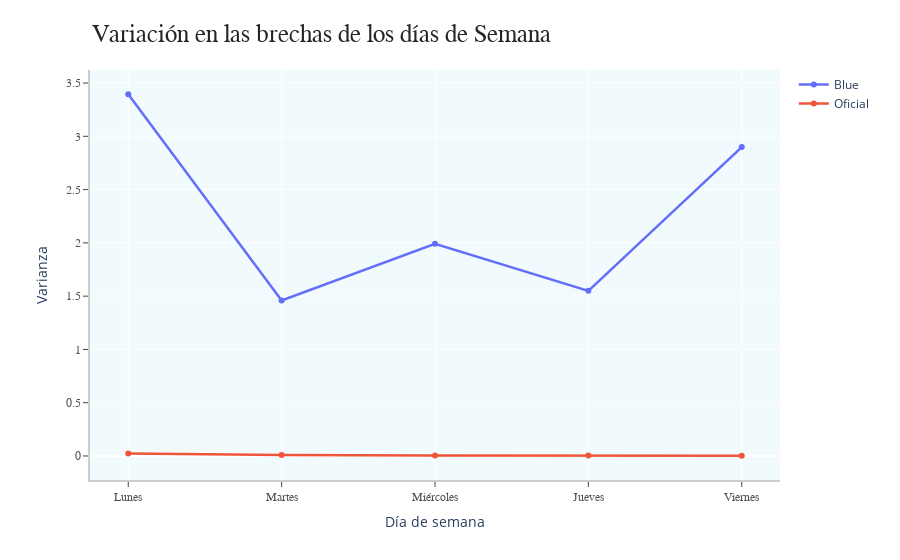

Notebook cell for this chart:
### Code cell
import plotly.graph_objects as go
days = ['Lunes', 'Martes', 'Miércoles', 'Jueves', 'Viernes']
colors = ['#636EFA', '#EF553B', '#00CC96']
fig = go.Figure()
fig.add_trace(go.Scatter(x = days, y = brechas_weekday['blue-brecha'], line = dict(color=colors[0], width=2.5), name = 'Blue'))
fig.add_trace(go.Scatter(x = days, y = brechas_weekday['oficial-brecha'], line = dict(color=colors[1], width=2.5), name = 'Oficial'))

annotations = []
annotations.append(dict(xref='paper', yref='paper', x=0.0, y=1.05,
                              xanchor='left', yanchor='bottom',
                              text='Variación en las brechas de los días de Semana',
                              font=dict(family='Arial',
                                        size=25,
                                        color='rgb(37,37,37)'),
                              showarrow=False))

fig.update_layout(annotations = annotations,
                   xaxis_title='Día de semana',
                   yaxis_title='Varianza',
                   plot_bgcolor='rgba(162,222,241,0.15)', # 'white'
                   margin=dict(
                     autoexpand=False,
                     l=90,
                     r=120,
                     t=70,
                    ),
                   xaxis=dict(
                     showline=True,
                     linecolor='rgb(204, 204, 204)',
                     linewidth=2,
                     ticks='outside',
                     tickfont=dict(
                      family='Arial',
                      size=12,
                      color='rgb(82, 82, 82)'
                      )
                   ),
                   yaxis=dict(
                     showline=True,     
                     linecolor='rgb(204, 204, 204)',
                     linewidth=2,
                     ticks='outside',
                     tickfont=dict(
                      family='Arial',
                      size=12,
                      color='rgb(82, 82, 82)'
                      )
                   )                  
                 )
fig.show()

### Figure 1 — Plotly figure (JSON) as saved in the notebook; plotly's stock layout.template omitted (floating-point values rounded to 4 significant figures)
{"data": [{"line": {"color": "#636EFA", "width": 2.5}, "name": "Blue", "type": "scatter", "x": ["Lunes", "Martes", "Miércoles", "Jueves", "Viernes"], "y": [3.395, 1.46, 1.992, 1.55, 2.899]}, {"line": {"color": "#EF553B", "width": 2.5}, "name": "Oficial", "type": "scatter", "x": ["Lunes", "Martes", "Miércoles", "Jueves", "Viernes"], "y": [0.0223, 0.008723, 0.005657, 0.003448, 0.002232]}], "layout": {"annotations": [{"font": {"color": "rgb(37,37,37)", "family": "Arial", "size": 25}, "showarrow": false, "text": "Variación en las brechas de los días de Semana", "x": 0, "xanchor": "left", "xref": "paper", "y": 1.05, "yanchor": "bottom", "yref": "paper"}], "margin": {"autoexpand": false, "l": 90, "r": 120, "t": 70}, "plot_bgcolor": "rgba(162,222,241,0.15)", "xaxis": {"linecolor": "rgb(204, 204, 204)", "linewidth": 2, "showline": true, "tickfont": {"color": "rgb(82, 82, 82)", "family": "Arial", "size": 12}, "ticks": "outside", "title": {"text": "Día de semana"}}, "yaxis": {"linecolor": "rgb(204, 204, 204)", "linewidth": 2, "showline": true, "tickfont": {"color": "rgb(82, 82, 82)", "family": "Arial", "size": 12}, "ticks": "outside", "title": {"text": "Varianza"}}}}
